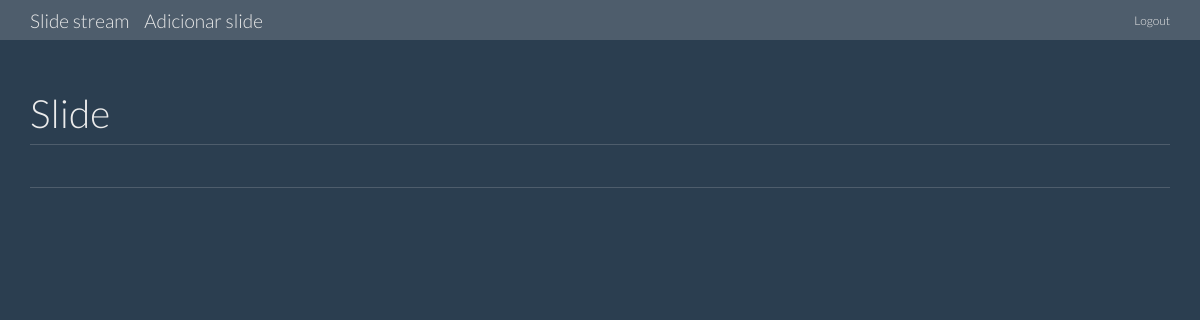
Before: /slides/ (signed in) with the older database file.
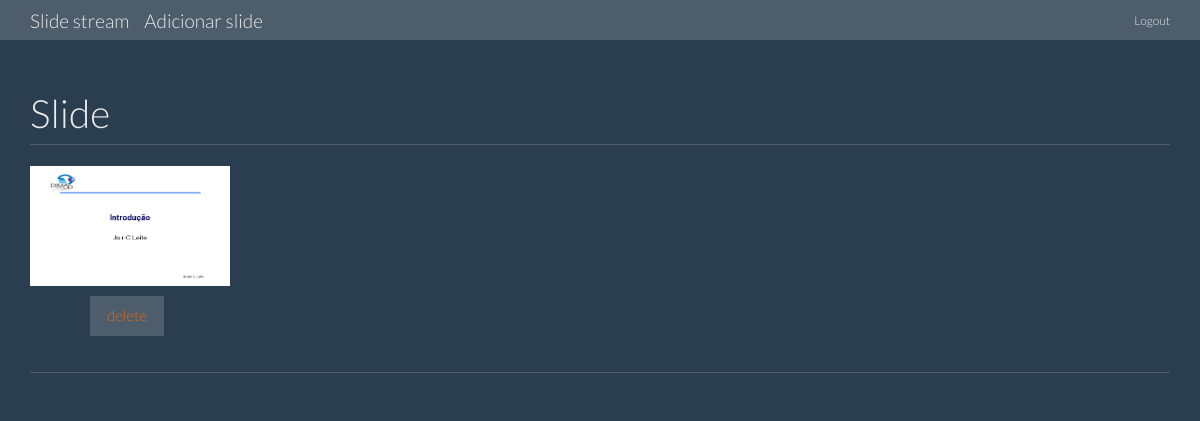
After: the same page with the newer database file.
### core/models.py (models this page shows, shortened)
class File(models.Model):
	titulo = models.CharField(max_length=30)
	file = models.FileField(upload_to='photos')
	user = models.ForeignKey(User)

### core/views.py (the view)
@login_required
def index(request):
	user = request.user
	slides = File.objects.filter(user=user)
	context = {'slides': slides, 'user': user}
	template = "core/index.html"
	return render(request, template, context)

### templates/core/index.html (shortened to what this page needs)
{% extends "core/base.html" %}
{% block navbaresq %}
<li>
    <a class="navbar-brand" href="/slides/new">Adicionar slide</a>
</li>
{% endblock %}
{% block navbar %}
    <li>
        <a href="{% url 'auth:logout' %}">Logout</a>
    </li>
{% endblock %}
{% block content %}
{% for x in slides %}
<link rel="stylesheet" type="text/css" href="{{ STATIC_URL }}theme/mystyle.css">
	<div class="col-md-3 portfolio-item">
		<a href="/slides/{{user.username}}/{{x.titulo}}">
		 <img id="slideImg" src="{{ STATIC_URL }}img/{{user.username}}/{{x.titulo}}/*-0.jpg"> </img>
		 </a>
		<br>
		<button id="buttonDel" type="button" class="btn btn-default"><a href="/slides/delete/{{x.titulo}}">delete</a></button>
	</div>
{% endfor %}
{% endblock %}

Changed rows visible on the page:
added File: username (picture)
